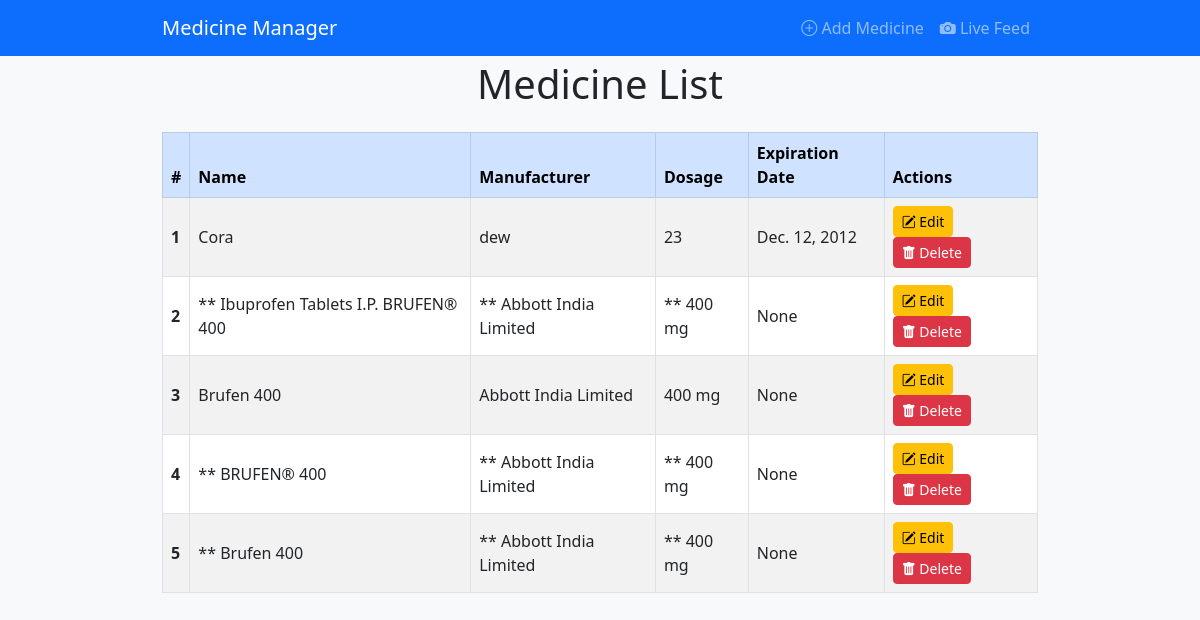
Before: / with the older database file.
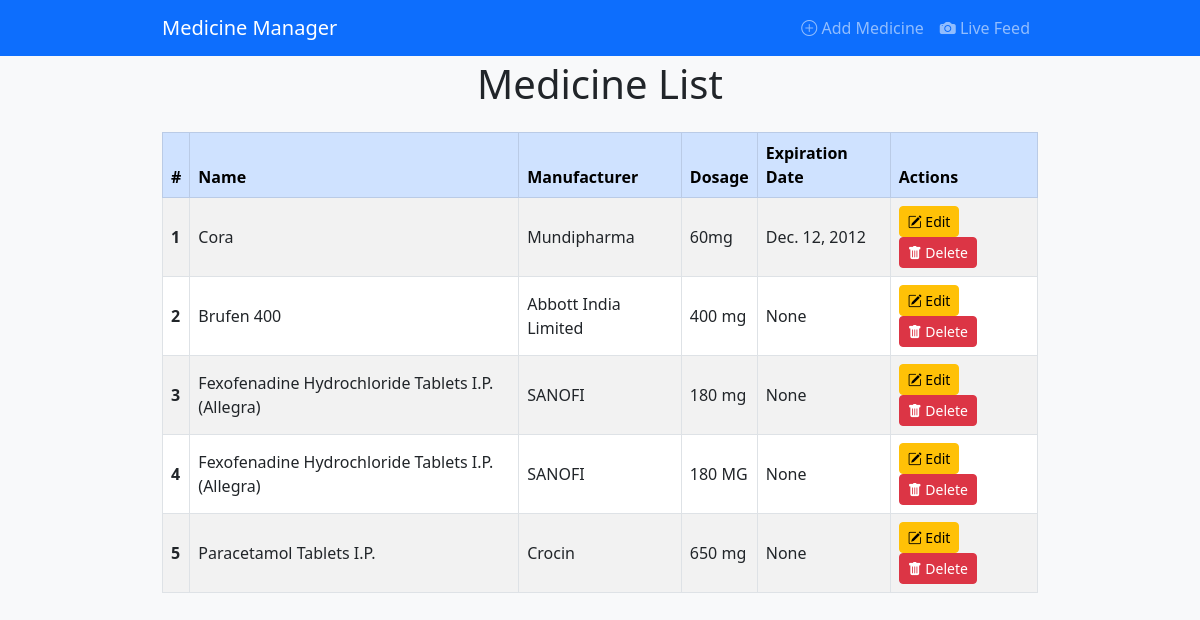
After: the same page with the newer database file.
### medicine_app/models.py (models this page shows, shortened)
class Medicine(models.Model):
    name = models.CharField(max_length=100)
    manufacturer = models.CharField(max_length=100)
    dosage = models.CharField(max_length=50)
    expiration_date = models.CharField(max_length=50)

### medicine_app/views.py (the view)
# urls.py: path('', views.medicine_list, name='medicine_list'),
def medicine_list(request):
    medicines = Medicine.objects.all()
    return render(request, 'medicine_app/medicine_list.html', {'medicines': medicines})

### medicine_app/templates/medicine_app/medicine_list.html (shortened to what this page needs)
{% extends 'medicine_app/base.html' %}
{% block content %}
    <h1 class="mb-4 text-center">Medicine List</h1>
    <div class="table-responsive">
        <table class="table table-striped table-bordered align-middle">
            <thead class="table-primary">
                <tr>
                    <th scope="col">#</th>
                    <th scope="col">Name</th>
                    <th scope="col">Manufacturer</th>
                    <th scope="col">Dosage</th>
                    <th scope="col">Expiration Date</th>
                    <th scope="col">Actions</th>
                </tr>
            </thead>
            <tbody>
                {% for medicine in medicines %}
                    <tr>
                        <th scope="row">{{ forloop.counter }}</th>
                        <td>{{ medicine.name }}</td>
                        <td>{{ medicine.manufacturer }}</td>
                        <td>{{ medicine.dosage }}</td>
                        <td>{{ medicine.expiration_date }}</td>
                        <td>
                            <a href="{% url 'edit_medicine' medicine.id %}" class="btn btn-sm btn-warning me-1">
                                <i class="bi bi-pencil-square"></i> Edit
                            </a>
                            <a href="{% url 'delete_medicine' medicine.id %}" class="btn btn-sm btn-danger">
                                <i class="bi bi-trash-fill"></i> Delete
                            </a>
                        </td>
                    </tr>
                {% empty %}
                    <tr>
                        <td colspan="6" class="text-center">No medicines added yet.</td>
                    </tr>
                {% endfor %}
            </tbody>
        </table>
    </div>
{% endblock %}

### medicine_app/templates/medicine_app/base.html (shortened to what this page needs)
<!DOCTYPE html>
<html>
<head>
    <link href="https://cdn.jsdelivr.net/npm/bootstrap@5.3.0/dist/css/bootstrap.min.css" rel="stylesheet">
    <link href="https://cdn.jsdelivr.net/npm/bootstrap-icons@1.10.5/font/bootstrap-icons.css" rel="stylesheet">
</head>
<body>
    <nav class="navbar navbar-expand-lg navbar-dark bg-primary fixed-top">
        <div class="container">
            <a class="navbar-brand" href="{% url 'medicine_list' %}">Medicine Manager</a>
            <div class="collapse navbar-collapse justify-content-end" id="navbarNav">
                <ul class="navbar-nav">
                    <li class="nav-item">
                        <a class="nav-link" href="{% url 'add_medicine' %}"><i class="bi bi-plus-circle"></i> Add Medicine</a>
                    </li>
                    <li class="nav-item">
                        <a class="nav-link" href="{% url 'live_feed' %}"><i class="bi bi-camera-fill"></i> Live Feed</a>
                    </li>
                </ul>
            </div>
        </div>
    </nav>
    <div class="container">
        {% block content %}{% endblock %}
    </div>
</body>
</html>

### medicine_app/templates/medicine_app/base.html (style rules this page uses)
body { padding-top: 60px; background-color: #f8f9fa; }
.container { max-width: 900px; }

Changed rows visible on the page:
removed Medicine: name "** Ibuprofen Tablets I.P. BRUFEN® 400", manufacturer "** Abbott India Limited", dosage "** 400 mg", expiration_date "None"
removed Medicine: name "** BRUFEN® 400", manufacturer "** Abbott India Limited", dosage "** 400 mg", expiration_date "None"
removed Medicine: name "** Brufen 400", manufacturer "** Abbott India Limited", dosage "** 400 mg", expiration_date "None"
changed Medicine "Cora": manufacturer "dew" → "Mundipharma"; dosage "23" → "60mg"
added Medicine: name "Fexofenadine Hydrochloride Tablets I.P. (Allegra)", manufacturer "SANOFI", dosage "180 mg", expiration_date "None"
added Medicine: name "Fexofenadine Hydrochloride Tablets I.P. (Allegra)", manufacturer "SANOFI", dosage "180 MG", expiration_date "None"
added Medicine: name "Paracetamol Tablets I.P.", manufacturer "Crocin", dosage "650 mg", expiration_date "None"
